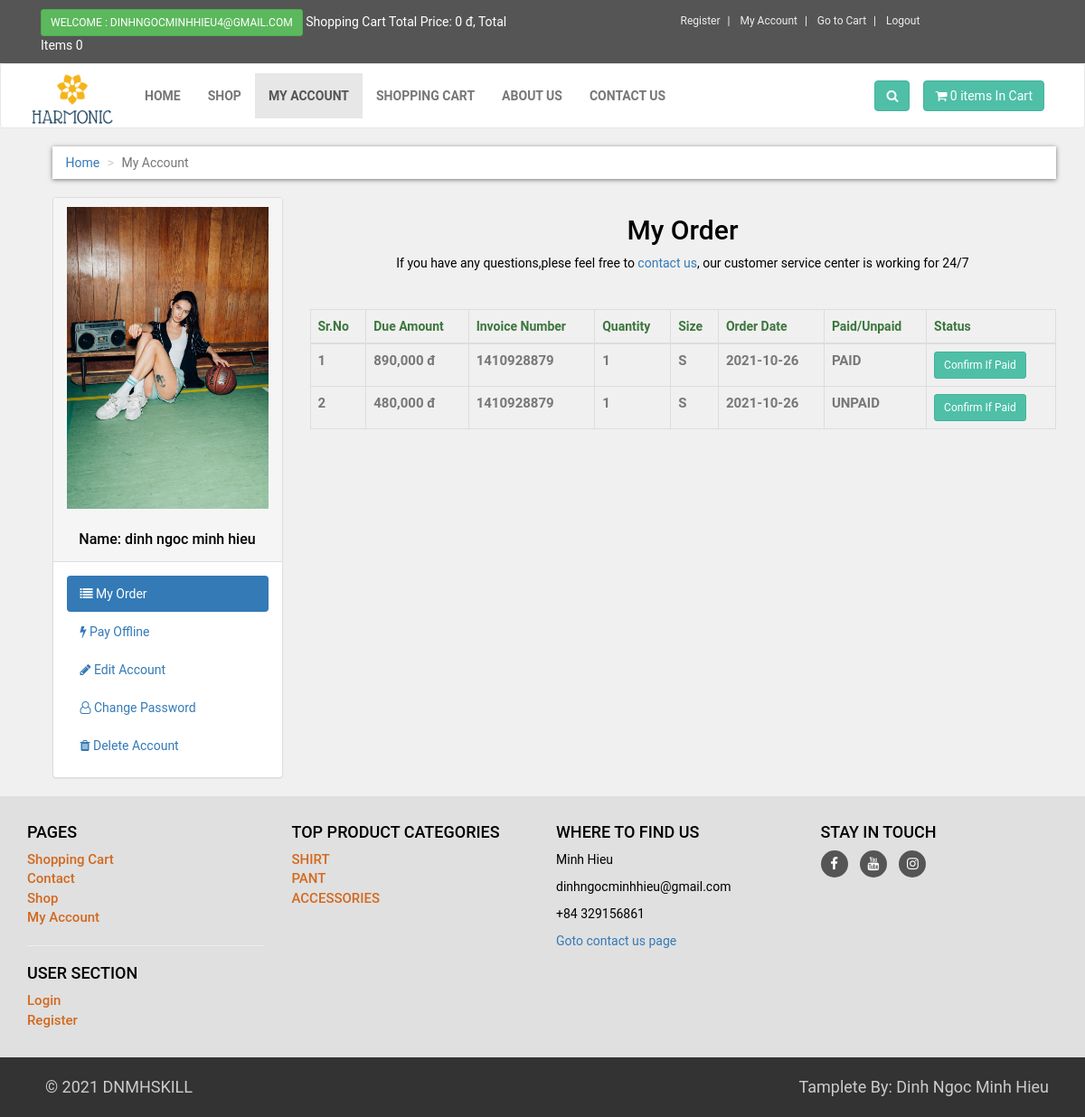
The app's page /customer/my_account.php?my_order (signed in) with its own data.
### tables this page shows
CREATE TABLE `customers` (
  `customer_id` int(100) NOT NULL,
  `customer_name` varchar(255) NOT NULL,
  `customer_email` varchar(255) NOT NULL,
  `customer_pass` varchar(255) NOT NULL,
  `customer_country` text NOT NULL,
  `customer_city` text NOT NULL,
  `customer_contact` varchar(255) NOT NULL,
  `customer_address` text NOT NULL,
  `customer_image` text NOT NULL,
  `customer_ip` varchar(255) NOT NULL,
  `code` varchar(10) NOT NULL,
  `updated_time` timestamp NOT NULL DEFAULT current_timestamp() ON UPDATE current_timestamp()
);

CREATE TABLE `customer_order` (
  `order_id` int(10) NOT NULL,
  `customer_id` int(10) NOT NULL,
  `product_id` int(100) NOT NULL,
  `due_amount` int(100) NOT NULL,
  `invoice_no` int(100) NOT NULL,
  `qty` int(10) NOT NULL,
  `size` text NOT NULL,
  `order_date` timestamp NOT NULL DEFAULT current_timestamp() ON UPDATE current_timestamp(),
  `order_status` text NOT NULL
);

CREATE TABLE `product_category` (
  `p_cat_id` int(10) NOT NULL,
  `p_cat_title` text NOT NULL,
  `p_cat_desc` text NOT NULL
);

### customer/my_order.php (the view)
<center>
    <h2 style="color:black">My Order</h2>
    <p style="color:black">If you have any questions,plese feel free to <a href="../contactus.php">contact us</a>, our customer service center is working for 24/7 </p>
</center>
<hr>
<div class="table-reponsive">
    <table class="table table-bordered table-hover">
        <thead class="text-success">
            <tr>
                <th>Sr.No</th>
                <th>Due Amount</th>
                <th>Invoice Number</th>
                <th>Quantity</th>
                <th>Size</th>
                <th>Order Date</th>
                <th>Paid/Unpaid</th>
                <th>Status</th>
            </tr>
        </thead>
        <tbody class="text-muted" style="font-size:15px; font-weight:bold">
            <?php
                $customer_session=$_SESSION['customer_email'];
                $get_customer="select * from customers where customer_email='$customer_session'";
                $run_cust=mysqli_query($con,$get_customer);
                $row_cust=mysqli_fetch_array($run_cust);
                $customer_id=$row_cust['customer_id'];
                $get_order="select * from customer_order where customer_id='$customer_id'";
                $run_order=mysqli_query($con,$get_order);
                $i=0;
                while($row_order=mysqli_fetch_array($run_order))
                {
                    $order_id=$row_order['order_id'];
                    $order_due_amount=number_format($row_order['due_amount'], 0, ",",",");
                    $order_invoice=$row_order['invoice_no'];
                    $order_qty=$row_order['qty'];
                    $order_size=$row_order['size'];
                    $order_date=substr($row_order['order_date'] ,0,11);
                    $order_status=$row_order['order_status'];
                    $i++;
                    if($order_status =='pending'){
                        $order_status="UNPAID";
                    }else{
                        $order_status="PAID";
                    }
            ?>
        <tr>
                <td><?php echo $i ?></td>
                <td><?php echo $order_due_amount ?> đ</td>
                <td><?php echo $order_invoice ?></td>
                <td><?php echo $order_qty ?></td>
                <td><?php echo $order_size ?></td>
                <td><?php echo $order_date?></td>
                <td><?php echo  $order_status ?></td>
                <td><a href="confirm.php?order_id=<?php echo $order_id ?>" target="_self" class="btn btn-primary btn-sm">
                        Confirm If Paid
                    </a>
                </td>
            </tr>
            <?php } ?>
        </tbody>
    </table>
</div>

### customer/my_account.php (shortened to what this page needs)
<?php
if(!isset($_SESSION['customer_email']))
{
    echo "<script>window.open('../checkout.php','_self')</script>";
}else{
    include ('includes/db.php');
    include ('functions/functions.php');
?>
<!DOCTYPE html>
<html lang="en">
<head>
    <link rel="stylesheet" href="https://maxcdn.bootstrapcdn.com/bootstrap/3.4.1/css/bootstrap.min.css">
    <link rel="stylesheet" href="https://stackpath.bootstrapcdn.com/font-awesome/4.7.0/css/font-awesome.min.css">
    <link rel="stylesheet" href="styles/style.css">
</head>
<body>
    <div id="top">
        <div class="container">
            <div class="col-md-6 offer">
                <a href="my_account.php" class="btn btn-success btn-sm">
                <?php
                    if(!isset($_SESSION['customer_email']))
                    {
                        echo "Welcome Guest";
                    }
                    else{
                        echo "Welcome : ".$_SESSION['customer_email']. "";
                    }
                    ?>
                </a>
                <a href="#"> Shopping Cart Total Price: <?php totalPrice()?> đ, Total Items <?php item(); ?></a>
            </div>
            <div class="col-md-6">
                <ul class="menu">
                    <li>
                        <a href="../customer_registration.php">Register</a>
                    </li>
                    <li>
                        <a href="my_account.php">My Account</a>
                    </li>
                    <li>
                        <a href="../cart.php">Go to Cart</a>
                    </li>
                    <li>
                    <?php
                         if(!isset($_SESSION['customer_email'])){
                             echo '<a href="../checkout.php">Login</a>';
                         }else{
                             echo '<a href="../logout.php">Logout</a>';
                         }
                        ?>
                        </li>
                </ul>
            </div>
        </div>
    </div>
    <div class="navbar navbar-default" id="navbar">
        <div class="container">
            <div class="navbar-header">
                <a class="navbar-brand home" href="../index.php">
                    <img src="images/logo2.png" alt="logo" class="hidden-xs" style="width: 100px;">
                </a>
            </div>
            <div class="navbar-collapse collapse" id="navigation">
                <div class="padding-nav">
                    <ul class="nav navbar-nav navbar-left">
                        <li >
                            <a href="../index.php">Home</a>
                        </li>
                        <li >
                            <a href="../shop.php">Shop</a>
                        </li>
                        <li class="active">
                            <a href="my_account.php">My Account</a>
                        </li>
                        <li>
                            <a href="../cart.php">Shopping Cart</a>
                        </li>
                     <li>
                            <a href="../about.php">About Us</a>
                        </li>
                        <li>
                            <a href="../contactus.php">Contact Us</a>
                        </li>
                    </ul>
                </div>
                <a href="../cart.php" class="btn navbar-btn btn-primary right">
                    <i class="fa fa-shopping-cart"></i>
                    <span> <?php item(); ?> items In Cart </span>
                </a>
                <div class="navbar-collapse collapse-right right">
                    <button class="btn navbar-btn btn-primary search" type="button" data-toggle="collapse" data-target="#search">
                        <i class="fa fa-search"></i>
                    </button>
                </div>
            </div>
        </div>
    </div>
    <div id="content">
        <div class="container">
            <div class="col-md-12">
                <ul class="breadcrumb">
                    <li><a href="home.php">Home</a></li>
                    <li class="text-muted">My Account</li>
                </ul>
            </div>
            <div class="col-md-3">
                <?php
                    include("includes/sidebar.php");
                ?>
            </div>
            <div class="col-md-9">
                <?php
                    if(isset($_GET['my_order'])){
                      include("my_order.php");
                    }
                ?>
            </div>
        </div>
    </div>
    <?php
        include("includes/footer.php");
    ?>
</body>
</html>
<?php } ?>

### customer/functions/functions.php (shortened to what this page needs)
<?php
    $db = mysqli_connect("localhost","root","","ecom");
    function getUserIP(){
        switch(true){
            default: return $_SERVER['REMOTE_ADDR'];
        }
    }
function item(){
    global $db;
    $ip_add= getUserIP();
    $get_items="select * from cart where ip_add= '$ip_add'";
    $run_item=mysqli_query($db, $get_items);
    $count=mysqli_num_rows($run_item);
    echo $count;
}
function totalPrice(){
    $total=0;
    echo $total;
}
    ?>

### customer/includes/sidebar.php
<div class="panel panel-default sidebar-menu">
    <div class="panel-heading">
    <?php
        $session_customer= $_SESSION['customer_email'];
        $get_cust="select * from customers where customer_email='$session_customer'";
        $run_cust=mysqli_query($con,$get_cust);
        $row_customers=mysqli_fetch_array($run_cust);
        $customer_image= $row_customers['customer_image'];
        $customer_name= $row_customers['customer_name'];
        if(!isset($_SESSION['customer_email'])){
        }else{
            echo "
             <center>
            <img src='customer_images/$customer_image' class='img-responsive'>
            </center>
            <br>
             <h3 align='center' class='panel-title' style='color:black;'>Name: $customer_name</h3>";
        }
    ?>
    </div>
    <div class="panel-body">
        <div class="nav nav-pills nav-stacked">
            <li class= "<?php if(isset($_GET['my_order'])){echo "active";}?> ">
                <a href="my_account.php?my_order">
                   <i class="fa fa-list"></i> My Order</a>
            </li>
            <li class="<?php if(isset($_GET['pay_offline'])){echo "active";}?>">
                <a href="my_account.php?pay_offline">
                   <i class="fa fa-bolt"></i> Pay Offline
                </a>
            </li>
            <li class="<?php if(isset($_GET['edit_act'])){echo "active";}?>">
                <a href="my_account.php?edit_act">
                   <i class="fa fa-pencil"></i> Edit Account
                </a>
            </li>
            <li class="<?php if(isset($_GET['change_pass'])){echo "active";}?>">
                <a href="my_account.php?change_pass">
                   <i class="fa fa-user-o"></i> Change Password
                </a>
            </li>
            <li class="<?php if(isset($_GET['delete_ac'])){echo "active";}?>">
                <a href="my_account.php?delete_ac">
                   <i class="fa fa-trash"></i> Delete Account
                </a>
            </li>
        </div>
    </div>
</div>

### customer/includes/footer.php (shortened to what this page needs)
<div id="footer">
    <div class="container">
        <div class="row">
            <div class="col-md-3 col-sm-6" >
                <h4 >Pages</h4>
                <ul>
                    <li><a href="../cart.php">Shopping Cart</a> </li>
                    <li><a href="../contactus.php">Contact</a> </li>
                    <li><a href="../shop.php">Shop</a> </li>
                    <li><a href="/my_account.php">My Account</a> </li>
                </ul>
                <hr>
                <h4>User Section</h4>
                <ul>
                    <li><a href="../checkout.php">Login</a></li>
                    <li><a href="../customer_registration.php">Register</a></li>
                </ul>
            </div>
            <div class="col-md-3 col-sm-6">
                <h4>Top Product Categories</h4>
                <ul>
                <?php
                        $get_p_cats="select * from product_category";
                        $run_p_cats=mysqli_query($con,$get_p_cats);
                        while($row_p_cat=mysqli_fetch_array($run_p_cats)){
                            $p_cat_id= $row_p_cat['p_cat_id'];
                            $p_cat_title= $row_p_cat['p_cat_title'];
                            echo"
                            <li> <a href='../shop.php'?p_cat=$p_cat_id> $p_cat_title</a> </li>";
                        }
                    ?>
                </ul>
            </div>
            <div class="col-md-3 col-sm-6">
                <h4>Where to find us</h4>
                <p class="text-muted">
                    <p style="color: black">Minh Hieu</p>
                    <p style="color: black">dinhngocminhhieu@gmail.com</p>
                     <p style="color: black">+84 329156861</p>
                </p>
                <a href="../contactus.php">Goto contact us page</a>
            </div>
            <div class="col-md-3 col-sm-6">
                <h4>Stay In Touch</h4>
                <p class="social">
                    <a href="#"><i class="fa fa-facebook"></i></a>
                    <a href="#"><i class="fa fa-youtube"></i></a>
                    <a href="#"><i class="fa fa-instagram"></i></a>
                </p>
            </div>
        </div>
    </div>
</div>
    <div id="copyright">
        <div class="container">
            <div class="col-md-6">
                <p class="pull-left">
                   &copy; 2021 DNMHSKILL
                </p>
            </div>
            <div class="col-md-6">
                <p class="pull-right">
                    Tamplete By: Dinh Ngoc Minh Hieu
                </p>
            </div>
        </div>
    </div>

### customer/styles/style.css (style rules this page uses)
* { margin: 0; padding: 0; box-sizing: border-box; }
body { font-family:"Roboto", helvetica,arial,sans-ser ; font-size: 14px; line-height:1.42857143; color: #33333333; background-color:#f0f0f0; }
#top { background-color:#555555; padding: 10px 0; }
#top .offer { color:#fff; }
#top .offer .btn { text-transform: uppercase; }
#top a { color: #fff; }
#top ul.menu { padding-top: 5px; margin: 0; text-align: right; font-size: 12px; list-style: none; }
#top ul.menu { text-align: center; }
#top ul.menu >li { display:inline-block; }
#top ul.menu > li a { color: #eeeeee; }
#top ul.menu > li + li:before { content:"|\00a0" ; padding: 0 5px; color: #f7f7f7; }
.navbar { background-color:white; }
.navbar-collapse .right { float:right; }
.navbar-brand { float: left; padding:10px 15px; font-size:18px; line-height:20px; height: 70px; }
.navbar ul.nav > li > a { text-transform: uppercase; font-weight:bold; font-size:14px; }
.padding-nav { padding-top: 10px; }
.btn-primary { color: rgb(255,255,255); background-color:rgb(79,191,168); border-color: rgb(65,179,156); }
.search { margin-left: 20px; }
#content { padding-left: 25px; }
#content .panel.sidebar-menu { box-sizing: border-box; box-shadow: 0 1px 5pxx rgba(0,0,0,0.1); }
#content .panel.sidebar-menu h3 { padding: 5px 0; margin: 0; text-align: center; }
.breadcrumb { padding:8px 15px; margin-bottom:20px; background-color: #ffffff; border-radius: 0; box-shadow: 0 1px 5px rgba(0,0,0,0.5); }
.breadcrumb >li + li:before { content: ">\00a0"; color:#cccccc; }
.row { display: flex; flex-wrap: wrap; }
#footer { background:#e0e0e0; padding:20px 0; }
#footer ul { padding-left: 0; list-style: none; }
#footer ul a { color :chocolate; font-size:15px; font-weight: 500; padding: 20px 0; }
#footer .social { text-align: left; }
#footer .social a { margin: 0 10px 0 0; color: #ffffff; display: inline-block; width: 30px; height: 30px; border-radius: 15px; line-height: 30px; font-size: 15px; text-align: center; transition: all 0.2s ease-out; vertical-align: bottom; background-color: #555555; }
#footer h4 { color: black; text-transform:uppercase; }
#copyright { background-color:#333; color:#ccc; padding:20px; font-size: 18px; }
#copyright p { margin: 0; }
html { scroll-behavior: smooth; }

### records on screen
customers: customer_image (picture), customer_name "dinh ngoc minh hieu"
customer_order: due_amount "890,000", invoice_no "1410928879", qty "1", size "S", order_date "2021-10-26", order_status "PAID"
customer_order: due_amount "480,000", invoice_no "1410928879", qty "1", size "S", order_date "2021-10-26", order_status "UNPAID"
product_category: p_cat_title "SHIRT"
product_category: p_cat_title "PANT"
product_category: p_cat_title "ACCESSORIES"

### other values on screen
$_SESSION['customer_email'] "DINHNGOCMINHHIEU4@GMAIL.COM"
$total "0"
$count "0 0"
